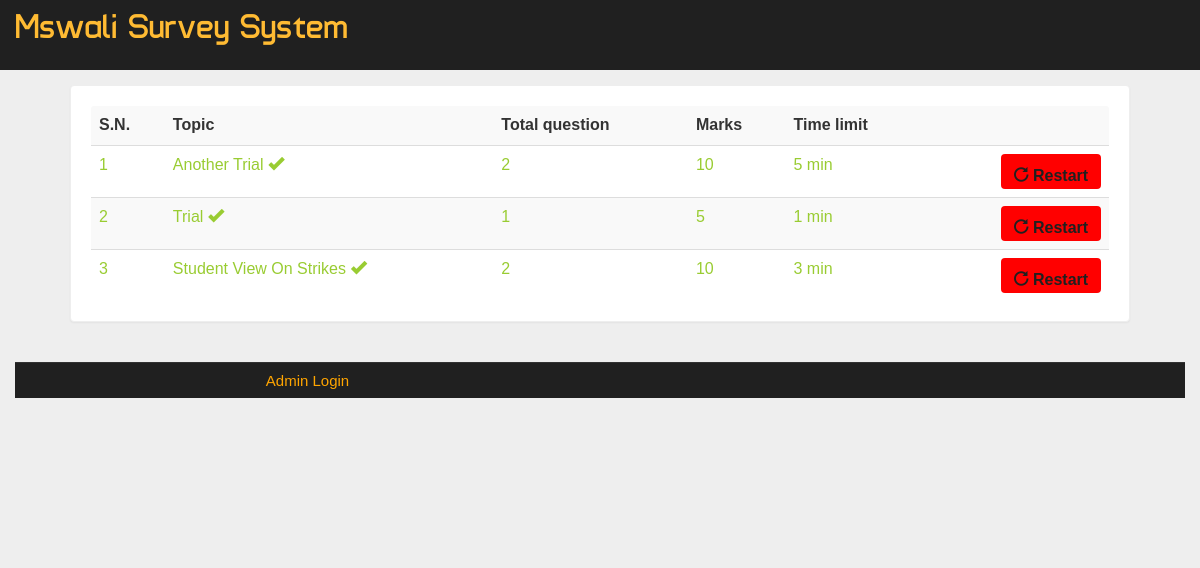
The page / on the database its author committed.
### tables this page shows
CREATE TABLE IF NOT EXISTS `survey` (
  `eid` text NOT NULL,
  `title` varchar(100) NOT NULL,
  `sahi` int(11) NOT NULL,
  `wrong` int(11) NOT NULL,
  `total` int(11) NOT NULL,
  `time` bigint(20) NOT NULL,
  `intro` text NOT NULL,
  `tag` varchar(100) NOT NULL,
  `date` timestamp NOT NULL DEFAULT CURRENT_TIMESTAMP ON UPDATE CURRENT_TIMESTAMP
);

### index.php (the view, shortened to what this page needs)
<!DOCTYPE html PUBLIC "-//W3C//DTD XHTML 1.0 Transitional//EN" "http://www.w3.org/TR/xhtml1/DTD/xhtml1-transitional.dtd">
<html xmlns="http://www.w3.org/1999/xhtml">
  <head>
    <link  rel="stylesheet" href="css/bootstrap.min.css"/>
    <link  rel="stylesheet" href="css/bootstrap-theme.min.css"/>
    <link rel="stylesheet" href="css/main.css">
    <link  rel="stylesheet" href="css/font.css">
    </head>
    <body>
      <div class="header">
        <div class="row">
          <div class="col-lg-6">
            <span class="logo">Mswali Survey System</span></div>
			<?php
include_once 'dbConnection.php';
?>
<div class="bg">
<div class="container">
<div class="row">
<div class="col-md-12">
<?php
$result = mysqli_query($con,"SELECT * FROM survey ORDER BY date DESC") or die('Error');
echo  '<div class="panel"><table class="table table-striped title1">
<tr><td><b>S.N.</b></td><td><b>Topic</b></td><td><b>Total question</b></td><td><b>Marks</b></td><td><b>Time limit</b></td><td></td></tr>';
$c=1;
while($row = mysqli_fetch_array($result)) {
	$title = $row['title'];
	$total = $row['total'];
	$sahi = $row['sahi'];
    $time = $row['time'];
	$eid = $row['eid'];
$q12=mysqli_query($con,"SELECT score FROM history " )or die('Error98');
$rowcount=mysqli_num_rows($q12);
if($rowcount == 0){
	echo '<tr><td>'.$c++.'</td><td>'.$title.'</td><td>'.$total.'</td><td>'.$sahi*$total.'</td><td>'.$time.'&nbsp;min</td>
	<td><b><a href="account.php?q=survey&step=2&eid='.$eid.'&n=1&t='.$total.'" class="pull-right btn sub1" style="margin:0px;background:#99cc32"><span class="glyphicon glyphicon-new-window" aria-hidden="true"></span>&nbsp;<span class="title1"><b>Start</b></span></a></b></td></tr>';
}
else
{
echo '<tr style="color:#99cc32"><td>'.$c++.'</td><td>'.$title.'&nbsp;<span title="This survey is already solve by you" class="glyphicon glyphicon-ok" aria-hidden="true"></span></td><td>'.$total.'</td><td>'.$sahi*$total.'</td><td>'.$time.'&nbsp;min</td>
	<td><b><a href="update.php?q=surveyre&step=25&eid='.$eid.'&n=1&t='.$total.'" class="pull-right btn sub1" style="margin:0px;background:red"><span class="glyphicon glyphicon-repeat" aria-hidden="true"></span>&nbsp;<span class="title1"><b>Restart</b></span></a></b></td></tr>';
}
}
echo '</table></div>';
?>
                          <div class="row footer">
                            <div class="col-md-6 box">
                              <a href="#" data-toggle="modal" data-target="#login">Admin Login</a>
							  </div>
                            </div>
                                            </body>
                                          </html>

### css/main.css (style rules this page uses)
body { overflow-x:hidden; width:100%; font: 15px "Century Gothic", "Times Roman", sans-serif; background:#eee; min-height:550px; background-attachment:fixed; }
.bg { min-height:540px; }
.panel { border-color:#eee; margin:40px; padding:20px; font: 15px "Century Gothic", "Times Roman", sans-serif; }
.header { background:#202020; height:70px; }
.logo { font-family:'typo'; font-size:35px; color:#ffbb33; margin:15px; }
.title1 { font: 16px "Century Gothic", "Times Roman", sans-serif; }
.sub1 { width:90px; color:#202020; background:orange; font-size:15px; height:35px; margin:20px; padding:10px; width:100px; }
.footer { font-size:15px; text-align:center; border-top:1px solid; border-color:#323232; background-color:#202020; }
.footer a { margin:25px; color:orange; text-decoration:none; font: 15px "Century Gothic", "Times Roman", sans-serif; }
.box { padding:9px; }

### rows shown on the page
survey: title "Another Trial", total "2", $sahi*$total "10", time "5"
survey: title "Trial", total "1", $sahi*$total "5", time "1"
survey: title "Student View On Strikes", total "2", $sahi*$total "10", time "3"
